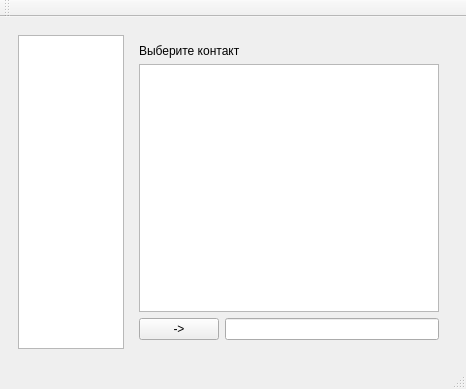
<?xml version="1.0" encoding="UTF-8"?>
<ui version="4.0">
 <class>MainWindow</class>
 <widget class="QMainWindow" name="MainWindow">
  <property name="geometry">
   <rect>
    <x>0</x>
    <y>0</y>
    <width>466</width>
    <height>389</height>
   </rect>
  </property>
  <property name="windowTitle">
   <string>MainWindow</string>
  </property>
  <widget class="QWidget" name="centralwidget">
   <layout class="QVBoxLayout" name="verticalLayout_2">
    <item>
     <widget class="QStackedWidget" name="mainStackedWidget">
      <property name="currentIndex">
       <number>1</number>
      </property>
      <widget class="QWidget" name="page">
       <layout class="QVBoxLayout" name="verticalLayout">
        <item>
         <widget class="QLabel" name="login">
          <property name="minimumSize">
           <size>
            <width>418</width>
            <height>0</height>
           </size>
          </property>
          <property name="text">
           <string>Имя пользователя:</string>
          </property>
         </widget>
        </item>
        <item>
         <widget class="QLineEdit" name="usernameInput"/>
        </item>
        <item>
         <widget class="QLabel" name="Password">
          <property name="text">
           <string>Пароль:</string>
          </property>
         </widget>
        </item>
        <item>
         <widget class="QLineEdit" name="passwordInput">
          <property name="text">
           <string/>
          </property>
         </widget>
        </item>
        <item>
         <widget class="QPushButton" name="loginButton">
          <property name="text">
           <string>Войти</string>
          </property>
         </widget>
        </item>
        <item>
         <widget class="QPushButton" name="registerButton">
          <property name="text">
           <string>Регистрация</string>
          </property>
         </widget>
        </item>
       </layout>
      </widget>
      <widget class="QWidget" name="page_2">
       <property name="styleSheet">
        <string notr="true"/>
       </property>
       <layout class="QHBoxLayout" name="horizontalLayout_3" stretch="1,3">
        <item>
         <widget class="QListWidget" name="contactListWidget"/>
        </item>
        <item>
         <widget class="QWidget" name="chatAreaWidget" native="true">
          <layout class="QVBoxLayout" name="verticalLayout_3" stretch="0,1,0">
           <item>
            <widget class="QLabel" name="chatHeaderLabel">
             <property name="text">
              <string>Выберите контакт</string>
             </property>
            </widget>
           </item>
           <item>
            <widget class="QTextEdit" name="chatDisplay">
             <property name="readOnly">
              <bool>true</bool>
             </property>
            </widget>
           </item>
           <item>
            <layout class="QHBoxLayout" name="horizontalLayout_2">
             <item>
              <widget class="QPushButton" name="sendButton">
               <property name="text">
                <string>-&gt;</string>
               </property>
               <property name="autoDefault">
                <bool>false</bool>
               </property>
               <property name="default">
                <bool>false</bool>
               </property>
              </widget>
             </item>
             <item>
              <widget class="QLineEdit" name="messageInput"/>
             </item>
            </layout>
           </item>
          </layout>
         </widget>
        </item>
       </layout>
      </widget>
     </widget>
    </item>
   </layout>
  </widget>
  <widget class="QMenuBar" name="menubar">
   <property name="geometry">
    <rect>
     <x>0</x>
     <y>0</y>
     <width>466</width>
     <height>24</height>
    </rect>
   </property>
  </widget>
  <widget class="QStatusBar" name="statusbar"/>
  <widget class="QToolBar" name="toolBar">
   <property name="windowTitle">
    <string>toolBar</string>
   </property>
   <attribute name="toolBarArea">
    <enum>TopToolBarArea</enum>
   </attribute>
   <attribute name="toolBarBreak">
    <bool>false</bool>
   </attribute>
  </widget>
 </widget>
 <resources/>
 <connections/>
</ui>
